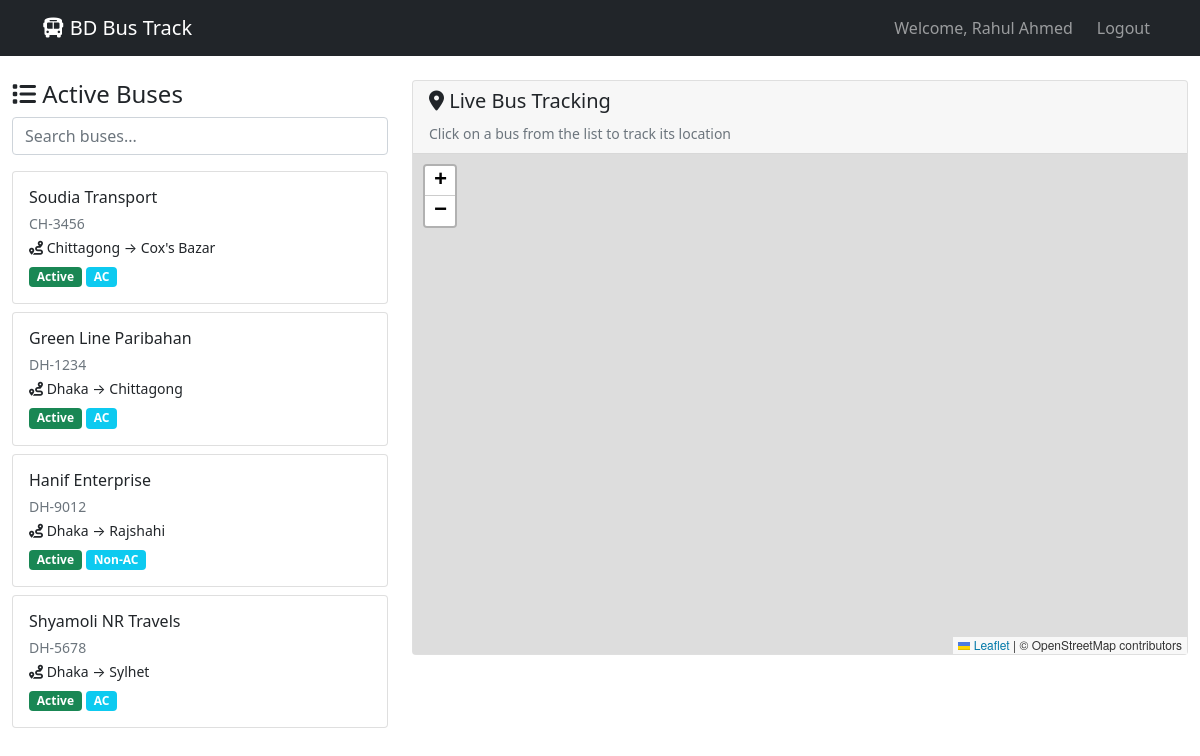
Page /tracking.php (signed in) on the committed database.
### tables this page shows
CREATE TABLE buses (
    id INT AUTO_INCREMENT PRIMARY KEY,
    bus_number VARCHAR(20) UNIQUE NOT NULL,
    bus_name VARCHAR(100) NOT NULL,
    route_id INT,
    total_seats INT DEFAULT 40,
    bus_type ENUM('AC', 'Non-AC') DEFAULT 'Non-AC',
    current_lat DECIMAL(10, 8) DEFAULT NULL,
    current_lng DECIMAL(11, 8) DEFAULT NULL,
    status ENUM('active', 'inactive', 'maintenance') DEFAULT 'active',
    departure_time TIME NOT NULL,
    arrival_time TIME NOT NULL,
    FOREIGN KEY (route_id) REFERENCES routes(id)
);

CREATE TABLE routes (
    id INT AUTO_INCREMENT PRIMARY KEY,
    route_name VARCHAR(100) NOT NULL,
    from_city VARCHAR(50) NOT NULL,
    to_city VARCHAR(50) NOT NULL,
    distance INT NOT NULL,
    duration VARCHAR(20) NOT NULL,
    fare DECIMAL(10,2) NOT NULL,
    created_at TIMESTAMP DEFAULT CURRENT_TIMESTAMP
);

### database.php (called while the page is built, shortened)
<?php
function isLoggedIn() {
    return isset($_SESSION['user_id']);
}
?>

### tracking.php (the view, shortened to what this page needs)
<?php
require_once 'config/database.php';
$conn = getConnection();
$buses_query = "SELECT b.*, r.route_name, r.from_city, r.to_city
                FROM buses b
                JOIN routes r ON b.route_id = r.id
                WHERE b.status = 'active'
                ORDER BY r.route_name";
$buses_result = $conn->query($buses_query);
?>
<!DOCTYPE html>
<html lang="en">
<head>
    <link href="https://cdn.jsdelivr.net/npm/bootstrap@5.1.3/dist/css/bootstrap.min.css" rel="stylesheet">
    <link href="https://cdnjs.cloudflare.com/ajax/libs/font-awesome/6.0.0/css/all.min.css" rel="stylesheet">
    <link rel="stylesheet" href="https://unpkg.com/leaflet@1.7.1/dist/leaflet.css" />
</head>
<body>
    <nav class="navbar navbar-expand-lg navbar-dark bg-dark">
        <div class="container">
            <a class="navbar-brand" href="index.html">
                <i class="fas fa-bus"></i> BD Bus Track
            </a>
            <div class="navbar-nav ms-auto">
                <?php if (isLoggedIn()): ?>
                    <span class="navbar-text me-3">Welcome, <?php echo $_SESSION['user_name']; ?></span>
                    <a class="nav-link" href="logout.php">Logout</a>
                <?php else: ?>
                    <a class="nav-link" href="login.php">Login</a>
                <?php endif; ?>
            </div>
        </div>
    </nav>
    <div class="container-fluid mt-4">
        <div class="row">
            <div class="col-md-4">
                <h4><i class="fas fa-list"></i> Active Buses</h4>
                <div class="mb-3">
                    <input type="text" id="searchBus" class="form-control" placeholder="Search buses...">
                </div>
                <div id="busList">
                    <?php while ($bus = $buses_result->fetch_assoc()): ?>
                    <div class="card bus-card mb-2" onclick="trackBus(<?php echo $bus['id']; ?>, '<?php echo $bus['bus_name']; ?>', <?php echo $bus['current_lat']; ?>, <?php echo $bus['current_lng']; ?>)">
                        <div class="card-body p-3">
                            <h6 class="card-title mb-1"><?php echo $bus['bus_name']; ?></h6>
                            <small class="text-muted"><?php echo $bus['bus_number']; ?></small>
                            <p class="card-text mb-1">
                                <small><i class="fas fa-route"></i> <?php echo $bus['from_city'] . ' → ' . $bus['to_city']; ?></small>
                            </p>
                            <span class="badge bg-success">Active</span>
                            <span class="badge bg-info"><?php echo $bus['bus_type']; ?></span>
                        </div>
                    </div>
                    <?php endwhile; ?>
                </div>
            </div>
            <div class="col-md-8">
                <div class="card">
                    <div class="card-header">
                        <h5><i class="fas fa-map-marker-alt"></i> Live Bus Tracking</h5>
                        <small class="text-muted">Click on a bus from the list to track its location</small>
                    </div>
                    <div class="card-body p-0">
                        <div id="map"></div>
                    </div>
                </div>
            </div>
        </div>
    </div>
</body>
</html>

### tracking.php (style rules this page uses)
#map { height: 500px; width: 100%; }
.bus-card { cursor: pointer; transition: all 0.3s; }

### rows in the picture
buses: bus_name "Soudia Transport", bus_number "CH-3456", route.from_city "Chittagong", route.to_city "Cox's Bazar", bus_type "AC"
buses: bus_name "Green Line Paribahan", bus_number "DH-1234", route.from_city "Dhaka", route.to_city "Chittagong", bus_type "AC"
buses: bus_name "Hanif Enterprise", bus_number "DH-9012", route.from_city "Dhaka", route.to_city "Rajshahi", bus_type "Non-AC"
buses: bus_name "Shyamoli NR Travels", bus_number "DH-5678", route.from_city "Dhaka", route.to_city "Sylhet", bus_type "AC"

### other values in the picture
$_SESSION['user_name'] "Rahul Ahmed"
